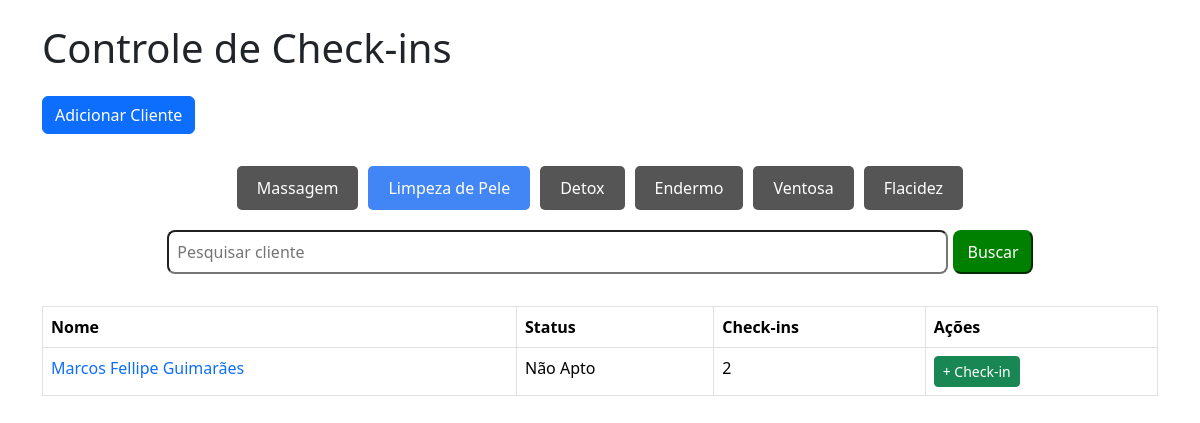
The app's page /limpeza, older data.
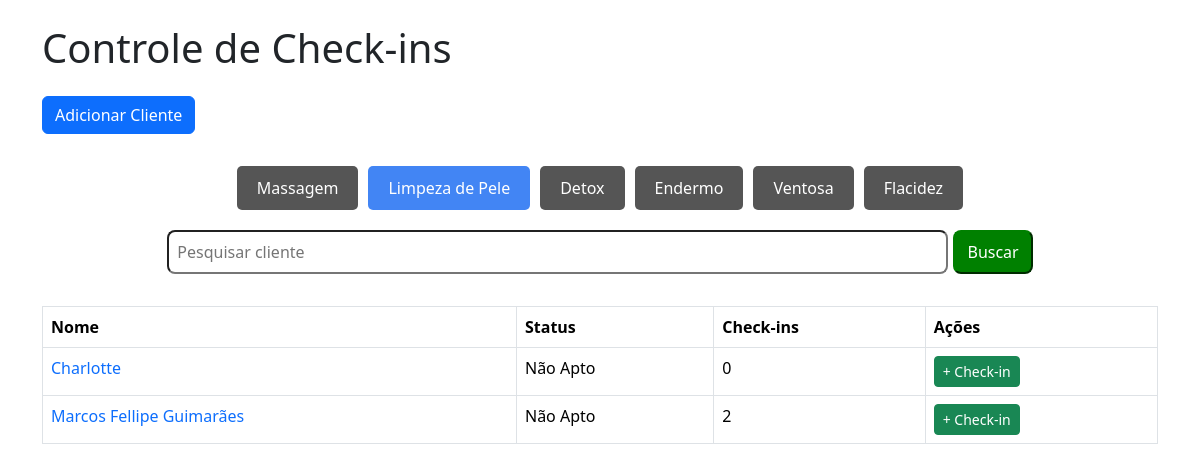
The same page, newer data.
### tables this page shows
CREATE TABLE cliente_limpeza (
        id INTEGER PRIMARY KEY AUTOINCREMENT,
        nome TEXT NOT NULL,
        status BOOLEAN DEFAULT FALSE,
        checkins INTEGER DEFAULT 0
    );

### app/views/limpeza.py (the view)
@app.route("/limpeza")
def homepage_limpeza():
    conn = get_db_connection()
    cliente_limpeza = conn.execute('SELECT * FROM cliente_limpeza ORDER BY nome ASC').fetchall()
    conn.close()
    return render_template('limpeza/limpeza.html', cliente_limpeza=cliente_limpeza)

### app/model/model.py (called while the page is built)
def get_db_connection():
    conn = sqlite3.connect('checkins.db')
    conn.row_factory = sqlite3.Row
    return conn

### app/templates/limpeza/limpeza.html (shortened to what this page needs)
<!DOCTYPE html>
<html lang="pt-br">
<head>
    <link href="https://cdn.jsdelivr.net/npm/bootstrap@5.3.2/dist/css/bootstrap.min.css" rel="stylesheet">
    <link rel="stylesheet" href="{{url_for('static', filename='css/style.css')}}">
    <link rel="stylesheet" href="{{url_for('static', filename='css/modal.css')}}">
</head>
<body>
    <div class="container">
        <h1 class="mb-4">
            Controle de Check-ins
        </h1>
        <button class="btn btn-primary" id="openModal">Adicionar Cliente</button>
        <div class="nav">
            <a href="/">Massagem</a>
            <a href="/limpeza" class="active">Limpeza de Pele</a>
            <a href="/detox">Detox</a>
            <a href="/endermo">Endermo</a>
            <a href="/ventosa">Ventosa</a>
            <a href="/flacidez">Flacidez</a>
        </div>
        <form action="/busca_limpeza" method="POST" class='form-busca'>
            <input class="input-busca" type="text" name="termo" placeholder="Pesquisar cliente" value="{{ termo }}">
            <button class="button-busca" type="submit">Buscar</button>
        </form>
        {% if resultados %}
            <table class="table table-bordered">
            <thead>
                <tr>
                <th>Nome</th>
                <th>Status</th>
                <th>Check-ins</th>
                <th>Ações</th>
                </tr>
            </thead>
            <tbody>
                {% for cliente in resultados %}
                <tr>
                <td><a href="/clientelimpeza/{{cliente.id}}">{{ cliente.nome }}</a></td>
                {% if cliente.status %}
                    <td><a class="agendar" href="https://app.tecnofit.com.br/ng/calendar/week" target="_blank">Agendar</a></td>
                {% else %}
                    <td>Não Apto</td>
                {% endif %}
                <td>{{ cliente.checkins }}</td>
                <td>
                    <a href="/checkinlimpeza/{{ cliente.id }}" class="btn btn-success btn-sm">+ Check-in</a>
                </td>
                </tr>
                {% endfor %}
            </tbody>
        </table>
        {% else %}
        <table class="table table-bordered">
            <thead>
                <tr>
                <th>Nome</th>
                <th>Status</th>
                <th>Check-ins</th>
                <th>Ações</th>
                </tr>
            </thead>
            <tbody>
                {% for cliente in cliente_limpeza %}
                <tr>
                <td><a href="/clientelimpeza/{{cliente.id}}">{{ cliente.nome }}</a></td>
                {% if cliente.status %}
                    <td><a class="agendar" href="https://app.tecnofit.com.br/ng/calendar/week" target="_blank">Agendar</a></td>
                {% else %}
                    <td>Não Apto</td>
                {% endif %}
                <td>{{ cliente.checkins }}</td>
                <td>
                    <a href="/checkinlimpeza/{{ cliente.id }}" class="btn btn-success btn-sm">+ Check-in</a>
                </td>
                </tr>
                {% endfor %}
            </tbody>
        </table>
        {% endif %}
</body>
</html>

Row changes from the older to the newer data that the page shows:
added cliente_limpeza: nome "Charlotte", status "Não Apto", checkins "0"
